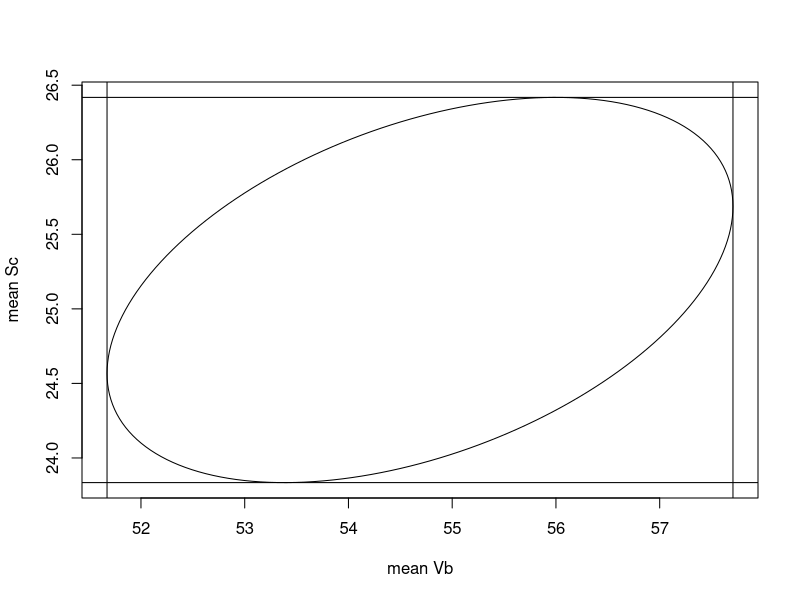
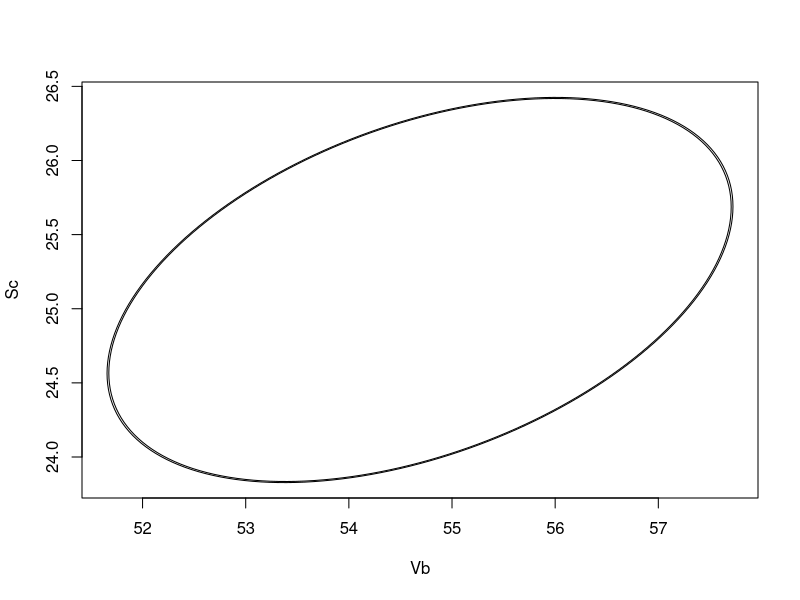

Source code (R) for these figures, in order:
rm(list = ls())  # clear the memory
###########################

X = as.matrix(read.table("datasets/T5-2.DAT"))

n = nrow(X)
p = ncol(X)

colnames(X) = c("SS&H", "Vb", "Sc")
xbar = colMeans(X)
S = cov(X)
S

########################################
# Bonferroni intervals on the three marginal means; 95%
alpha = .05
m = 3
alpham = alpha/m
int = matrix(nrow = m, ncol = 2, data = NA)
for(i in 1:m) {
psihat = xbar[i]
sd_psihat = sqrt(S[i,i]/n)
qT = qt(alpham/2, n-1, lower.tail = 0)
int[i,] = c(psihat - qT*sd_psihat, psihat + qT*sd_psihat)
}
int_Bon = cbind(int[,1], xbar, int[,2])
colnames(int_Bon) = c("lower", "xbar", "upper")

cat("Bonferroni intervals on the three marginal means","\n")
int_Bon

########################################
# Simultaneous intervals on these AND ALL OTHERS
alpha = .05
m = 3
int = matrix(nrow = m, ncol = 2, data = NA)
for(i in 1:m) {
I = diag(m)
a = I[,i]  # Any other vectors a could be used without lowering the overall confidence
psihat = t(a)%*%xbar
sd_psihat = sqrt(t(a)%*%S%*%a/n)
qF = sqrt(((n-1)*p/(n-p))*qf(alpha, p, n-p, lower.tail = 0))

int[i,] = c(psihat - qF*sd_psihat, psihat + qF*sd_psihat)
}
int_Scheffe = cbind(int[,1], xbar, int[,2])
colnames(int_Scheffe) = c("lower", "xbar", "upper")
int_Scheffe

# Values in text not very accurate - lots of rounding

########################################

# 95% confidence ellipsoid on means of VB and Sc:
X23 = X[, 2:3]
n = nrow(X23)
p = ncol(X23)
alpha = .05
xbar23 = colMeans(X23)
S23 = cov(X23)
U = chol(S23) # S23 = U'U
c = sqrt(((n-1)*p/(n-p))*qf(alpha, p, n-p, lower.tail = 0))

phi = 2*pi*seq(from = 0, to = 1, length = 201) # 2*pi*(0,1/200, 2/200, ... 199/200, 1)

z = rbind(cos(phi), sin(phi))  # 201 columns, each of norm 1
mu = xbar23 + (c/sqrt(n))*t(U)%*%z
dev.new()
plot(mu[1,], mu[2,], xlab = "mean Vb", ylab = "mean Sc", type = 'l')

########################################

# Simultaneous intervals on these two means, and all other comparisons of these two means only; 
# should agree with the extremes of the confidence ellipsoid:
alpha = .05
m = 2
int = matrix(nrow = m, ncol = 2, data = NA)
for(i in 1:m) {
I = diag(m)
a = I[,i]
psihat = t(a)%*%xbar23
sd_psihat = sqrt(t(a)%*%S23%*%a/n)
qF = sqrt(((n-1)*p/(n-p))*qf(alpha, p, n-p, lower.tail = 0))

int[i,] = c(psihat - qF*sd_psihat, psihat + qF*sd_psihat)
}
int2_Scheffe = cbind(int[,1], xbar23, int[,2])
colnames(int2_Scheffe) = c("lower", "xbar", "upper")
int2_Scheffe
abline(v=int[1,]) # vertical lines at the endpoints of the interval on mean(Vb)
abline(h=int[2,]) # horizontal lines at the endpoints of the interval on mean(Sc)

extremes_of_ellipsoid = rbind(c(min(mu[1,]), max(mu[1,])),c(min(mu[2,]), max(mu[2,])))
extremes_of_ellipsoid


########################################

# 95% prediction region for a new (VB,Sc):
c = sqrt(((n-1)*p/(n-p))*qf(alpha, p, n-p, lower.tail = 0))
c = c*sqrt((n+1)/n)

phi = 2*pi*seq(from = 0, to = 1, length = 201) # 2*pi*(0,1/200, 2/200, ... 199/200, 1)

z = rbind(cos(phi), sin(phi))  # 201 columns, each of norm 1
mu = xbar23 + (c/sqrt(n))*t(U)%*%z
dev.new()
plot(mu[1,], mu[2,], xlab = "Vb", ylab = "Sc", type = 'l')


## Superimpose the previous confidence ellipsoid on the means:
c = sqrt(((n-1)*p/(n-p))*qf(alpha, p, n-p, lower.tail = 0))
phi = 2*pi*seq(from = 0, to = 1, length = 201) # 2*pi*(0,1/200, 2/200, ... 199/200, 1)
mu = xbar23 + (c/sqrt(n))*t(U)%*%z
#dev.new()
lines(mu[1,], mu[2,], type = 'l')


########################################
## Test mu = c(500, 50, 25) using Tsqd and the large sample test
p = 3
mu0 = c(500, 50, 25)
Tsqd = n*t(xbar-mu0)%*%solve(S,xbar-mu0)
Fcalc = (n-p)*Tsqd/(p*(n-1))
pval = pf(Fcalc, p, n-p, lower.tail = 0) # prob(F > Fcalc)

Lambda = (1+Tsqd/(n-1))^(-n/2)
chisqd.calc = -2*log(Lambda)
pval.approx = pchisq(chisqd.calc, p, lower.tail = 0)

pval
pval.approx